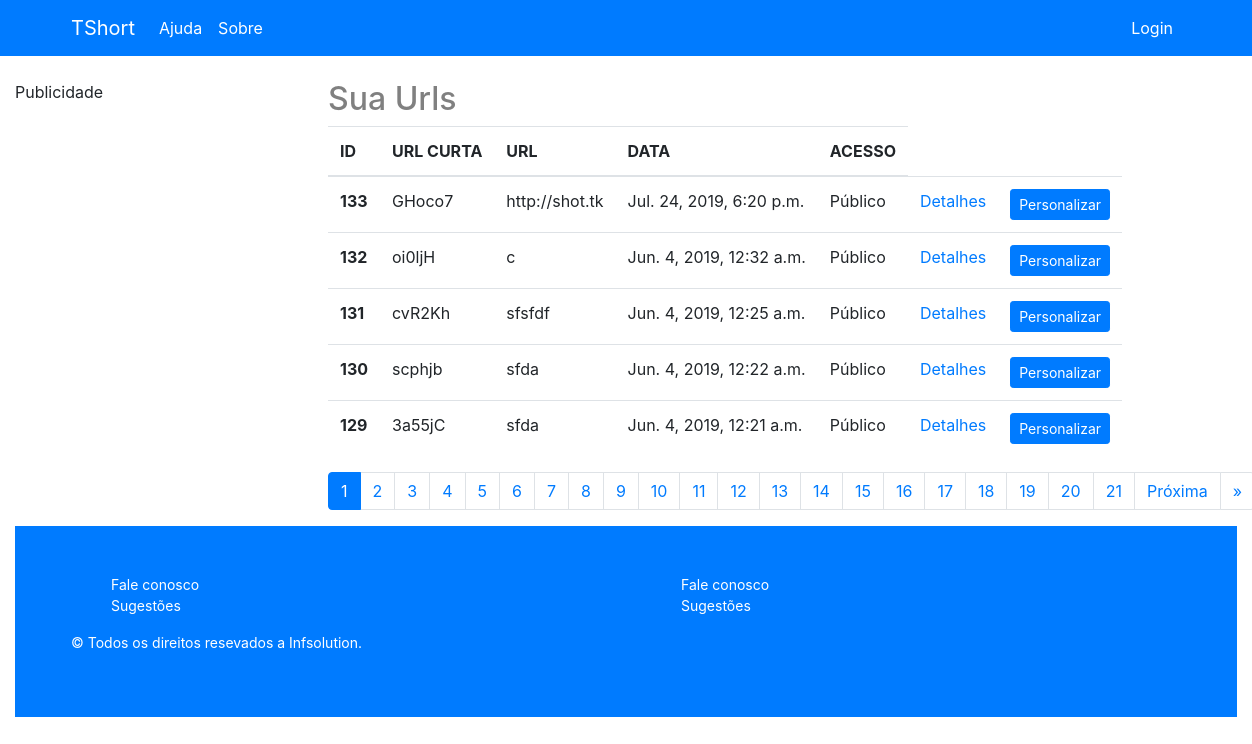
/report/ (signed in), run on the app's committed database.
### app/models.py (models this page shows, shortened)
class Shortened(models.Model):
	perfil = models.ForeignKey(Perfil, related_name='shorteneds', on_delete=models.CASCADE, null=True)
	url_user = models.CharField(max_length=1024)
	url_shortened = models.CharField(max_length=256, null=True, unique=True)
	created_at = models.DateTimeField(auto_now_add=True)
	expiring_date = models.DateTimeField(auto_now_add=False, null=True)
	code = models.CharField(max_length=12, null=True, unique=True)
	private_code = models.CharField(max_length=12, null=True)
	preview = models.BooleanField(default=False)
	preview_message = models.TextField(null=True)
	class Meta:
		ordering = ('-id',)

### app/views.py (the view)
# urls.py: path('report/', views.shotened_report, name='report'),
@login_required
def shotened_report(request):
	ITEMS_PER_PAGE = 5
	perfil_logado = get_perfil_logado(request)
	shorteneds = Shortened.objects.filter(perfil=perfil_logado)
	paginator = Paginator(shorteneds, ITEMS_PER_PAGE)
	page = request.GET.get('page',1)
	try:
		short_page = paginator.get_page(page)
	except InvalidPage:
		short_page = paginator.get_page(1)
	return render(request, 'app/report.html',{"shorteneds":short_page,"perfil_logado":perfil_logado})

### app/views.py (called while the page is built)
def get_perfil_logado(request):
	try:
		perfil = Perfil.objects.get(user=request.user)
	except Exception as e:
		return None
	return perfil

### app/templates/app/report.html (shortened to what this page needs)
{% extends 'app/base.html' %}
{% load i18n %}
{% block body %}
<h2>{% trans "Sua Urls" %}</h2>
<table class="table table-hover table-responsive">
	<thead>
		<tr>
			<th scope="col">{% trans "ID"%}</th>
			<th scope="col">{% trans "URL CURTA"%}</th>
			<th scope="col">{% trans "URL"%}</th>
			<th scope="col">{% trans "DATA"%}</th>
			<th scope="col">{% trans "ACESSO"%}</th>
		</tr>
	</thead>
	<tbody>
		{% if shorteneds %}
			{% for shortened in  shorteneds%}
			<tr>
			<th scope="row">{{shortened.id}}</th>
			<td>{{ shortened.url_shortened }}</td>
			<td>{{shortened.url_user}}</td>
			<td>{{shortened.created_at}}</td>
			{% if shortened.private_code == None %}
			<td>{% trans "Público" %}</td>
			{% else %}
			<td>{{shortened.private_code}}</td>
			{% endif %}
			<td><a href="{% url 'detail' shortened.id %}">Detalhes</a></td>
			<td><button type="button" class="btn btn-primary btn-sm" data-toggle="modal" data-target="#exampleModal">
		  		Personalizar
			</button></td>
			</tr>
			{% endfor %}
		{% endif %}
</tbody>
</table>
<nav aria-label="...">
	<ul class="pagination">
	  {% for page in  shorteneds.paginator.page_range %}
	  <li class="page-item active">
		{% if shorteneds.number == page %}
		<span class="page-link">{{shorteneds.number}}<span class="sr-only">(current)</span></span>
		{% else %}
		<li class="page-item">
		<a class="page-link" href="?page={{ page }}">{{ page }}</a>
		{% endif %}
	  </li>
	  {% endfor %}
		{% if shorteneds.has_next %}
	  <li class="page-item">
		<a class="page-link" href="?page={{ shorteneds.next_page_number }}">Próxima</a>
	  </li>
	  <li class="page-item">
		<a class="page-link" href="?page={{ shorteneds.paginator.num_pages }}"> &raquo;</a>
	  </li>
	  {% endif %}
	</ul>
</nav>
{% endblock %}

### app/templates/app/base.html (shortened to what this page needs)
<!DOCTYPE html>
<html>
{% load i18n %}
{% load static %}
<head>
	<link rel="stylesheet" href="{% static 'bootstrap/css/bootstrap.min.css' %}">
  <link rel="stylesheet" href="{% static 'fontawesome/css/fontawesome-all.min.css' %}">
</head>
<body style="margin-top: 5em;">
<div class="container-fluid">
	<header>
		<nav class="navbar navbar-expand-lg navbar-dark bg-primary fixed-top">
			<div class="container">
				<a class="navbar-brand" href="{% url 'index' %}">TShort</a>
				<div class="collapse navbar-collapse" id="navbarTogglerDemo01">
					<ul class="navbar-nav mr-auto mt-2 mt-lg-0">
						<li class="nav-item active">
							<a class="nav-link" href="{% url 'help' %}">Ajuda</a>
						</li>
						<li class="nav-item active">
							<a class="nav-link" href="{% url 'about' %}">Sobre</a>
						</li>
					</ul>
					<ul class="navbar-nav ml-auto mt-2 mt-lg-0">
						{% if perfil_logado.name %}
						<li class="nav-item dropdown">
							<a class="nav-link dropdown-toggle" data-toggle="dropdown" href="#" role="button" aria-haspopup="true" aria-expanded="false">{{ perfil_logado.name }}</a>
							<div class="dropdown-menu">
								<a class="dropdown-item" href="{% url 'report' %}">{% trans "Relatório" %}</a>
								<a class="dropdown-item" href="{% url 'contatos' %}">{% trans "Contatos" %}</a>
								<div class="dropdown-divider"></div>
								<a class="dropdown-item" href="{%url 'logout' %}">Sair</a>
							</div>
						</li>
						{% else %}
							<li class="nav-item active">
								<a class="nav-link" href="{% url 'login' %}">Login</a>
							</li>
						{% endif %}
					</ul>
				</div>
			</div>
		</nav>
	</header>
	<section class="row" >
	<nav class="col-md-3">
				Publicidade
		</nav>
	<article class="col-md-9">
		{% block body %}
		{% endblock %}
	</article>
	</section>
	<div class="row">
		<footer class="col-md-12">
			<div class="footer-main bg-primary py-5 small">
			 	<div class="container">
			 		<div class="row">
			 		<div class="col-md-6">
			 			<ul style="list-style: none">
			 				<li><a href="" class="text-white">{% trans "Fale conosco" %}</a></li>
			 				<li><a href="" class="text-white">{% trans "Sugestões" %}</a></li>
			 			</ul>
			 		</div>
			 		<div class="col-md-6">
			 			<ul style="list-style: none">
			 				<li><a href="" class="text-white">{% trans "Fale conosco" %}</a></li>
			 				<li><a href="" class="text-white">{% trans "Sugestões" %}</a></li>
			 			</ul>
			 		</div>
			 	</div>
			 	<div class="row">
			 		<div class="col-md-12">
			 		<p class="text-white"> &copy; {% trans "Todos os direitos resevados a" %} <a href="http://www.infsolution.com.br" class="text-white"> Infsolution.</a></p>
			 		</div>
			 	</div>
				</div>
			</div>
		</footer>
	</div>
</div>
</body>
</html>
        {% get_current_language as LANGUAGE_CODE %}
        {% get_available_languages as LANGUAGES %}
        {% get_language_info_list for LANGUAGES as languages %}

### app/templates/app/base.html (style rules this page uses)
h1, h2 { color: gray; }

### data on the page
Shortened: id "133", url_shortened "GHoco7", url_user "http://shot.tk", created_at "Jul. 24, 2019, 6:20 p.m."
Shortened: id "132", url_shortened "oi0ljH", url_user "c", created_at "Jun. 4, 2019, 12:32 a.m."
Shortened: id "131", url_shortened "cvR2Kh", url_user "sfsfdf", created_at "Jun. 4, 2019, 12:25 a.m."
Shortened: id "130", url_shortened "scphjb", url_user "sfda", created_at "Jun. 4, 2019, 12:22 a.m."
Shortened: id "129", url_shortened "3a55jC", url_user "sfda", created_at "Jun. 4, 2019, 12:21 a.m."

### other printed values
{{ shorteneds.number }} "1"
{{ page }} "2" "3" "4" "5" "6" "7" "8" "9" "10" "11" "12" "13" "14" "15" "16" "17" "18" "19" "20" "21"
